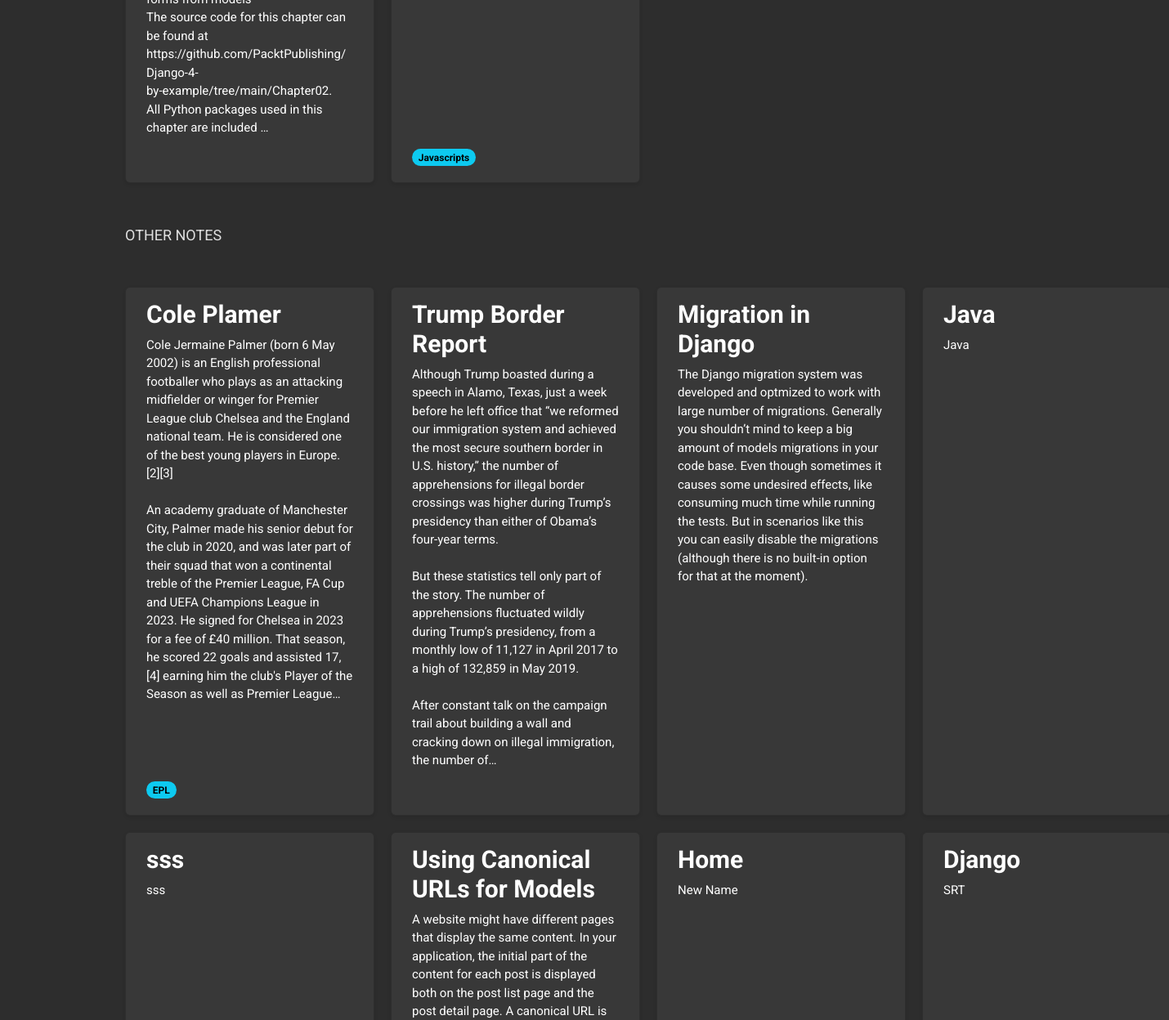
Page /notes/ (middle part) on the earlier database version.
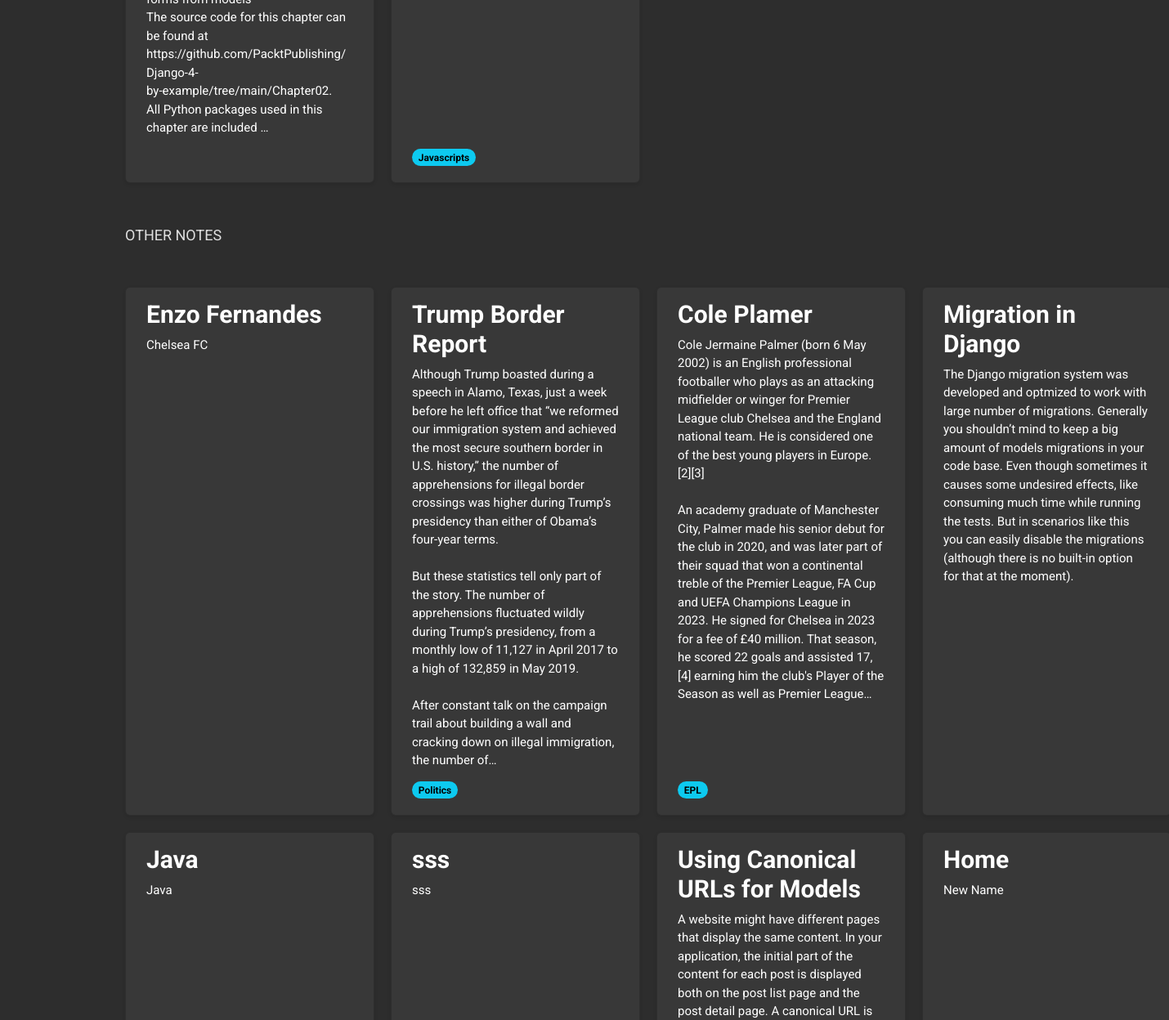
Same page on the later database version.
### notes/models.py (models this page shows, shortened)
class Note(models.Model):
    user= models.ForeignKey(CustomUser,on_delete=models.CASCADE, related_name='user', default=1)
    title= models.CharField(max_length=100, null=False)
    body= models.TextField()
    label= models.ForeignKey(Label, on_delete=models.SET_NULL, related_name="notes", blank=True, null=True)
    archived= models.BooleanField(default=False)
    pinned= models.BooleanField(default= False)
    created = models.DateTimeField(auto_now_add= True)
    updated= models.DateTimeField(auto_now=True)
    class Meta:
        ordering= ['-updated']
        indexes= [
            models.Index(fields=["-updated"])
        ]
        verbose_name = "Note"
        verbose_name_plural= "Notes"

class Label(models.Model):
    name = models.CharField(max_length=50, unique=True)
    class Meta:
        verbose_name = "Label"
        verbose_name_plural= "Labels"

### notes/views.py (the view)
# urls.py: path('', notes_list, name='note_list'),
def notes_list(request):
    form = NoteForm()
    pinned_notes= Note.objects.filter(pinned=True, archived= False)
    other_notes= Note.objects.filter(pinned=False, archived= False)
    labels= Label.objects.all()
    return render(request,
                  'notes/note/list.html',
                  {'pinned_notes': pinned_notes,
                   'other_notes': other_notes,
                   'labels': labels,
                   'form': form})

### notes/context_processors.py (called while the page is built)
def labels_processor(request):
    labels = Label.objects.all()
    context = {
        'labels': labels,
    }
    return context

### notes/templates/notes/note/list.html (shortened to what this page needs)
{% extends "notes/base.html" %}
{% block content %}
{% load static %}
<div class="card-container">
    {% for pinned_note in pinned_notes %}
    <div class="card" data-note-id="{{ pinned_note.id }}">
        <a href="#" class="note-link" data-note-id="{{ pinned_note.id }}">
            <p class="card-text">{{ pinned_note.body|truncatechars:650 }}</p>
        </a>
        <span class="badge rounded-pill text-bg-info">{{ pinned_note.label.name }}</span>
    </div>
    {% endfor %}
</div>
<p class="text-capitalize">OTHER NOTES</p>
<div class="card-container">
    {% for other_note in other_notes %}
    <div class="card" data-note-id="{{ other_note.id }}">
        <a href="#" class="note-link" data-note-id="{{ other_note.id }}">
            <h5 class="card-title">{{ other_note.title }}</h5>
            <p class="card-text">{{ other_note.body|truncatechars:650 }}</p>
        </a>
        <span class="badge rounded-pill text-bg-info">{{ other_note.label.name }}</span>
    </div>
    {% endfor %}
</div>
{% endblock %}

Differences in the rows shown:
no longer on this page (row unchanged): Note: title "Django", body "SRT"
added Note: title "Enzo Fernandes", body "Chelsea FC"
changed Note "Trump Border Report": label.name (not shown) → "Politics"; moves up the list
